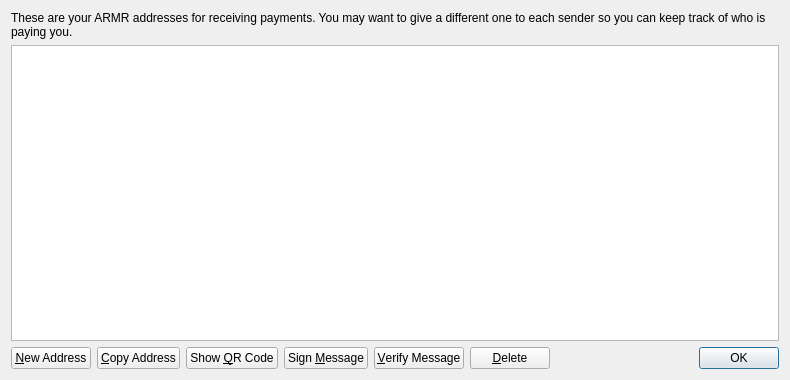
<?xml version="1.0" encoding="UTF-8"?>
<ui version="4.0">
 <class>AddressBookPage</class>
 <widget class="QWidget" name="AddressBookPage">
  <property name="geometry">
   <rect>
    <x>0</x>
    <y>0</y>
    <width>790</width>
    <height>380</height>
   </rect>
  </property>
  <property name="windowTitle">
   <string>Address Book</string>
  </property>
  <layout class="QVBoxLayout" name="verticalLayout">
   <item>
    <widget class="QLabel" name="labelExplanation">
     <property name="text">
      <string>These are your ARMR addresses for receiving payments. You may want to give a different one to each sender so you can keep track of who is paying you.</string>
     </property>
     <property name="textFormat">
      <enum>Qt::PlainText</enum>
     </property>
     <property name="wordWrap">
      <bool>true</bool>
     </property>
    </widget>
   </item>
   <item>
    <widget class="QTableView" name="tableView">
     <property name="contextMenuPolicy">
      <enum>Qt::CustomContextMenu</enum>
     </property>
     <property name="toolTip">
      <string>Double-click to edit address or label</string>
     </property>
     <property name="tabKeyNavigation">
      <bool>false</bool>
     </property>
     <property name="alternatingRowColors">
      <bool>true</bool>
     </property>
     <property name="selectionMode">
      <enum>QAbstractItemView::SingleSelection</enum>
     </property>
     <property name="selectionBehavior">
      <enum>QAbstractItemView::SelectRows</enum>
     </property>
     <property name="sortingEnabled">
      <bool>true</bool>
     </property>
     <attribute name="verticalHeaderVisible">
      <bool>false</bool>
     </attribute>
    </widget>
   </item>
   <item>
    <layout class="QHBoxLayout" name="horizontalLayout">
     <item>
      <widget class="QPushButton" name="newAddressButton">
       <property name="toolTip">
        <string>Create a new address</string>
       </property>
       <property name="text">
        <string>&amp;New Address</string>
       </property>
       <property name="icon">
        <iconset resource="../bitcoin.qrc">
         <normaloff>:/icons/add</normaloff>:/icons/add</iconset>
       </property>
      </widget>
     </item>
     <item>
      <widget class="QPushButton" name="copyToClipboard">
       <property name="toolTip">
        <string>Copy the currently selected address to the system clipboard</string>
       </property>
       <property name="text">
        <string>&amp;Copy Address</string>
       </property>
       <property name="icon">
        <iconset resource="../bitcoin.qrc">
         <normaloff>:/icons/editcopy</normaloff>:/icons/editcopy</iconset>
       </property>
      </widget>
     </item>
     <item>
      <widget class="QPushButton" name="showQRCode">
       <property name="text">
        <string>Show &amp;QR Code</string>
       </property>
       <property name="icon">
        <iconset resource="../bitcoin.qrc">
         <normaloff>:/icons/qrcode</normaloff>:/icons/qrcode</iconset>
       </property>
      </widget>
     </item>
     <item>
      <widget class="QPushButton" name="signMessage">
       <property name="toolTip">
        <string>Sign a message to prove you own a ARMR address</string>
       </property>
       <property name="text">
        <string>Sign &amp;Message</string>
       </property>
       <property name="icon">
        <iconset resource="../bitcoin.qrc">
         <normaloff>:/icons/edit</normaloff>:/icons/edit</iconset>
       </property>
      </widget>
     </item>
     <item>
      <widget class="QPushButton" name="verifyMessage">
       <property name="toolTip">
        <string>Verify a message to ensure it was signed with a specified ARMR address</string>
       </property>
       <property name="text">
        <string>&amp;Verify Message</string>
       </property>
       <property name="icon">
        <iconset resource="../bitcoin.qrc">
         <normaloff>:/icons/transaction_0</normaloff>:/icons/transaction_0</iconset>
       </property>
      </widget>
     </item>
     <item>
      <widget class="QPushButton" name="deleteButton">
       <property name="toolTip">
        <string>Delete the currently selected address from the list</string>
       </property>
       <property name="text">
        <string>&amp;Delete</string>
       </property>
       <property name="icon">
        <iconset resource="../bitcoin.qrc">
         <normaloff>:/icons/remove</normaloff>:/icons/remove</iconset>
       </property>
      </widget>
     </item>
     <item>
      <spacer name="horizontalSpacer">
       <property name="orientation">
        <enum>Qt::Horizontal</enum>
       </property>
       <property name="sizeHint" stdset="0">
        <size>
         <width>40</width>
         <height>20</height>
        </size>
       </property>
      </spacer>
     </item>
     <item>
      <widget class="QDialogButtonBox" name="buttonBox">
       <property name="sizePolicy">
        <sizepolicy hsizetype="Maximum" vsizetype="Fixed">
         <horstretch>0</horstretch>
         <verstretch>0</verstretch>
        </sizepolicy>
       </property>
       <property name="standardButtons">
        <set>QDialogButtonBox::Ok</set>
       </property>
      </widget>
     </item>
    </layout>
   </item>
  </layout>
 </widget>
 <resources>
  <include location="../bitcoin.qrc"/>
 </resources>
 <connections/>
</ui>
